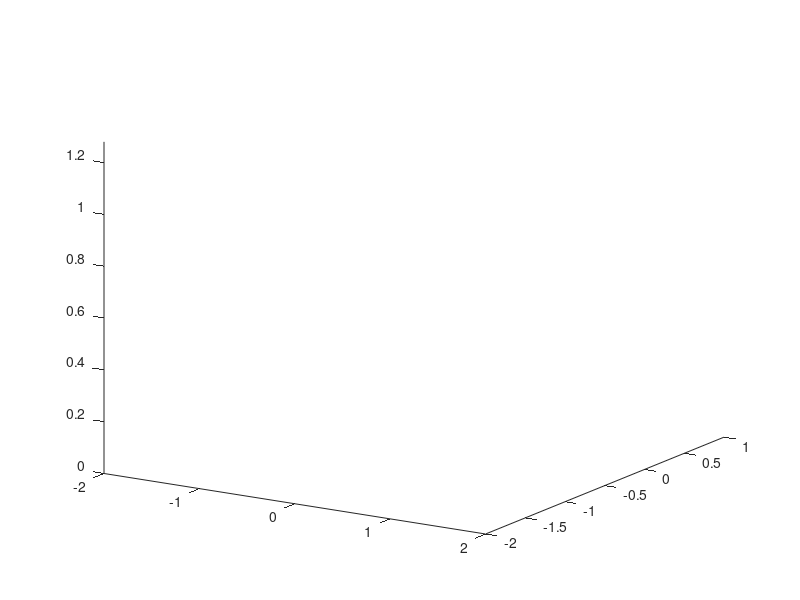

Write the MATLAB code that produced this figure. (Note: this script raises an error after producing the figure.)
clc
clf
hold on 
clear all
view(32,19)
camlight;
axis ([-2 2 -2 1 0 1.28]);



 ur3 = UR3();

q1 = [1.5708   -1.5708         0   -1.5709    3.1416        -1.5708];

ur3.model.animate(q1);


kuka = KUKA(); 

view(32,19)

surf([1,1;-1,-1],[0.99,0.99;0.99,0.99],[0.5,1.28;0.5,1.28],'CData',imread('barwall.jpg'),'FaceColor','texturemap');
surf([-3,-3;+3,+3],[-3,+3;-3,+3],[0.001,0.001;0.001,0.001],'CData',imread('woodfloor.png'),'FaceColor','texturemap');
surf([2,2;-2,-2],[1,1;1,1],[0,1.28;0,1.28],'CData',imread('woodfloor.png'),'FaceColor','texturemap');                                        %Spawn in bar
                                       %Spawn in bench
PlaceObject('safetyfence.ply', [1,0,0]);                                    %Spawn in safety fences
PlaceObject('safetyfence.ply', [-1,0,0]);
PlaceObject('UR3Box.ply',[-0.55,-0.5,0]);                                   %Spawn in UR3 box stand     
PlaceObject('SafetyButton.ply',[-1,-0.75,0.55]);                            %Spawn in safety button
PlaceObject('Cup1.ply',[-0.5,0.7,0.5]);                                     %Spawn in decorative stack of cups in the bar
PlaceObject('Cup1.ply',[-0.6,0.7,0.5]);
PlaceObject('Cup1.ply',[-0.4,0.7,0.5]);
PlaceObject('Cup1.ply',[-0.55,0.7,0.65]);
PlaceObject('Cup1.ply',[-0.45,0.7,0.65]);
PlaceObject('Cup1.ply',[-0.5,0.7,0.8]);
PlaceObject('aid.ply',[1.35,0.6,0]);
PlaceObject('fire.ply',[-1.45,0.8,0]);
PlaceObject('sign1.ply',[1.04,0,0.5]);
PlaceObject('sign.ply',[-1.04,0,0.5]);
PlaceObject('seccy.ply',[-1.55,-0.85,0]);


Bar = PlaceObject('bar.ply'); 
vertices = get(Bar,'Vertices');

BartransformedVertices = [vertices,ones(size(vertices,1),1)] * transl(0,-0.7,0)';   %Method taken from Canvas
set(Bar,'Vertices',BartransformedVertices(:,1:3));

Bench = PlaceObject('Bench.ply'); 
vertices = get(Bench,'Vertices');

BenchtransformedVertices = [vertices,ones(size(vertices,1),1)] * transl(0,0.7,0)';   %Method taken from Canvas
set(Bench,'Vertices',BenchtransformedVertices(:,1:3));

Sprite_h = PlaceObject('Sprite.ply');                                       %Spawn in bottle of sprite as a mixer
vertices = get(Sprite_h,'Vertices');

transformedVertices = [vertices,ones(size(vertices,1),1)] * transl(0.2,0.7,0.5)';   %Method taken from Canvas
set(Sprite_h,'Vertices',transformedVertices(:,1:3));

Coke_h = PlaceObject('Coke1.ply');                                          %Spawn in bottle of coke as a mixer
vertices = get(Coke_h,'Vertices');

transformedVertices = [vertices,ones(size(vertices,1),1)] * transl(0.3,0.7,0.5)';
set(Coke_h,'Vertices',transformedVertices(:,1:3));

drink_h = PlaceObject('cocktailshaker.ply');                                        %Spawn in Vodka as an alcoholic beverage
vertices = get(drink_h ,'Vertices');

transformedVertices = [vertices,ones(size(vertices,1),1)] * transl(-0.5,-0.7,0.55)';
set(drink_h,'Vertices',transformedVertices(:,1:3));

Vodka_h = PlaceObject('Vodka1.ply');                                        %Spawn in Vodka as an alcoholic beverage
vertices = get(Vodka_h,'Vertices');

transformedVertices = [vertices,ones(size(vertices,1),1)] * transl(0.6,0.7,0.5)';
set(Vodka_h,'Vertices',transformedVertices(:,1:3));

Rum_h = PlaceObject('Rum.ply');                                             %Spawn in Rum as an alcoholic beverage
vertices = get(Rum_h,'Vertices');

transformedVertices = [vertices,ones(size(vertices,1),1)] * transl(0.5,0.7,0.5)';
set(Rum_h,'Vertices',transformedVertices(:,1:3));

Skynet_GUI;

%% Image Based Visual Servoing

clc 
clf 
clear all 
hold on
bot = UR3();
bot.model.base = transl(-0.318,0.112,0.3);
qU = [0, -pi/2, deg2rad(79), deg2rad(-125), pi/2, 0];
pStar = [512;643.25];

r = KUKA();



qK = [-pi/2; pi/4; -pi/4; 0; 0; 0];
bot.model.animate(qU);
r.model.animate(qK');

        m = bot.model.getpos();
        P = bot.model.fkine(m);
        P = P(1:3,4);


        
cam = CentralCamera('focal', 0.08, 'pixel', 10e-5, ...
'resolution', [1024 1024], 'centre', [512 512],'name', 'KUKAcamera');

% frame rate
fps = 25;

%Define values
%gain of the controler
lambda = 0.6;
%depth of the IBVS
depth = mean (P(1,:));





vel_p = [];
uv_p = [];
history = [];

 

[ikPath] = RMRCTraj(bot);

        
        for i = 1:size(ikPath,1)
         
        Tc0= r.model.fkine(qK);


cam.T = Tc0;

% Display points in 3D and the camera
cam.plot_camera('Tcam',Tc0, 'label','scale',0.15);

p = cam.plot(P, 'Tcam', Tc0);

%camera view and plotting
cam.clf()
cam.plot(pStar, '*'); % create the camera view
cam.hold(true);
cam.plot(P, 'Tcam', Tc0, 'o'); % create the camera view

cam.hold(true);
cam.plot(P);     
        
        
        bot.model.animate(ikPath(i,:));
        
        
        m = bot.model.getpos();
        P = bot.model.fkine(m);
        P = P(1:3,4);
        sphere_h = plot_sphere(P, 0.05, 'b');
        
        drawnow();
        pause(0.01);
        
        
          % compute the view of the camera
        uv = cam.plot(P);
        
        % compute image plane error as a column
        e = pStar-uv;   % feature error
        e = e(:);
        Zest = [];
        
        % compute the Jacobian
        if isempty(depth)
            % exact depth from simulation (not possible in practice)
            pt = homtrans(inv(Tcam), P);
            J = cam.visjac_p(uv, pt(3,:) );
        elseif ~isempty(Zest)
            J = cam.visjac_p(uv, Zest);
        else
            J = cam.visjac_p(uv, depth );
        end

        % compute the velocity of camera in camera frame
        try
            v = lambda * pinv(J) * e;
        catch
            status = -1;
            return
        end
        fprintf('v: %.3f %.3f %.3f %.3f %.3f %.3f\n', v);

        %compute robot's Jacobian and inverse
        J2 = r.model.jacobn(qK);
        Jinv = pinv(J2);
        % get joint velocities
        qp = Jinv*v;

         
         %Maximum angular velocity cannot exceed 180 degrees/s
         ind=find(qp>pi);
         if ~isempty(ind)
             qp(ind)=pi;
         end
         ind=find(qp<-pi);
         if ~isempty(ind)
             qp(ind)=-pi;
         end

        %Update joints 
        qM = qK + (1/fps)*qp;
        r.model.animate(qM');

        %Get camera location
        Tc = r.model.fkine(qM);
        cam.T = Tc;

        drawnow
        
        % update the history variables
        hist.uv = uv(:);
        vel = v;
        hist.vel = vel;
        hist.e = e;
        hist.en = norm(e);
        hist.jcond = cond(J);
        hist.Tcam = Tc;
        hist.vel_p = vel;
        hist.uv_p = uv;
        hist.qp = qp;
        hist.qM = qM;

        history = [history hist];

        
        
        %update current joint position
        qK = qM;

        end
        